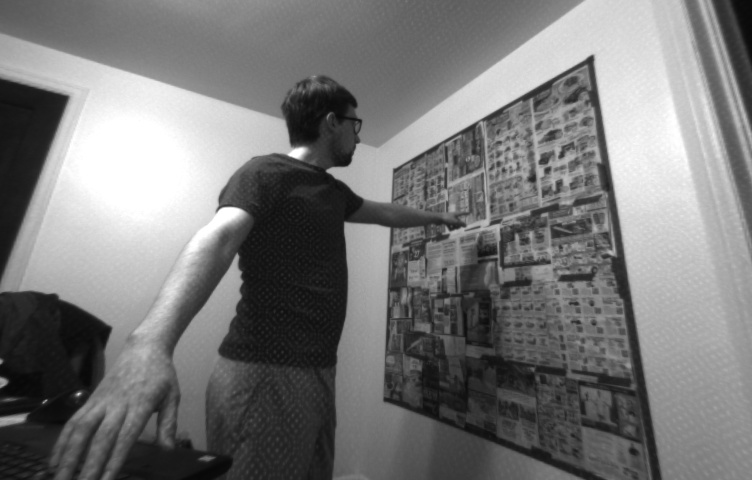
#> input picture src/left_rec.jpg, 752 x 480 px, found by its file name
$ python code.py
#> lines starting #> are read from the running program, lines starting #| are printed output that depends on the picture; after the words box and inside, x2 and y2 are one past the last pixel; in counts of white or black regions, pixels touching at a corner belong together
import numpy as np
import cv2
import copy

img = cv2.imread('left_rec.jpg')
#> img is the input picture: shape (480, 752, 3); min 7, max 255, mean 119.8
depth = cv2.imread('depth.jpg')
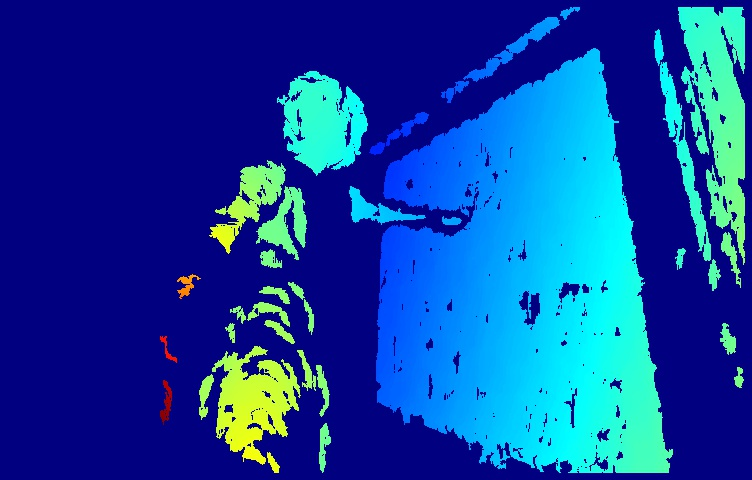
#> input picture src/depth.jpg, 752 x 480 px, found by its file name
#> depth is the input picture: shape (480, 752, 3); mean B, G, R 159.6, 66.5, 12.8

gray = cv2.cvtColor(img, cv2.COLOR_BGR2GRAY)
# gray = np.float32(gray)
ret, thresh = cv2.threshold(gray, 120, 255, 0)  #reomve complezities and reduce to b/w
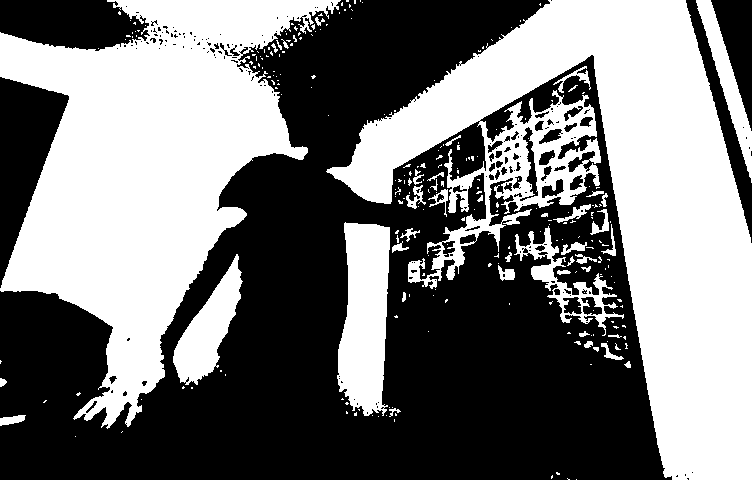
#> thresh: shape (480, 752); 46.9% white; 256 white regions (212 under 20 px), largest, box (x1, y1, x2, y2) and area: (326, 0, 752, 480) 80253, (0, 0, 341, 429) 68498, (337, 222, 390, 416) 7852
thresh = 255 - thresh  #invert so that ROI is white on black background and is picked as a contour
#> thresh: shape (480, 752); 53.1% white; 256 black regions (212 under 20 px)

contours, hierarchy = cv2.findContours(thresh,cv2.RETR_TREE,cv2.CHAIN_APPROX_SIMPLE)
#> contours = 506 contours, 419 with area under 20; largest, box (x1, y1, x2, y2) and area: (0, 0, 672, 480) 198353, (407, 89, 602, 290) 12916, (336, 221, 391, 417) 8120, (0, 77, 69, 288) 7050, (0, 0, 150, 51) 5688
lg_conts = sorted(contours, key=cv2.contourArea, reverse=True)[:5]  # grab largest 5 contours
#> lg_conts = 5 contours; box (x1, y1, x2, y2) and area: (0, 0, 672, 480) 198353, (407, 89, 602, 290) 12916, (336, 221, 391, 417) 8120, (0, 77, 69, 288) 7050, (0, 0, 150, 51) 5688

for cont in lg_conts:
    if 35000 < cv2.contourArea(cont) < 50000:  #the area of the wall for this setup is known to be within this range
        perim = cv2.arcLength(cont,True)
        sides = cv2.approxPolyDP(cont, 0.05*perim, True)  # simplify contour to polygon
        if len(sides)==4:
            # cont_img = cv2.drawContours(img, [sides], -1, (0,255,0), 3)
            corners = sides
#> this loop made 5 passes

# print(corners)
#> (the run stopped early here; a loop or call above may not have finished)
